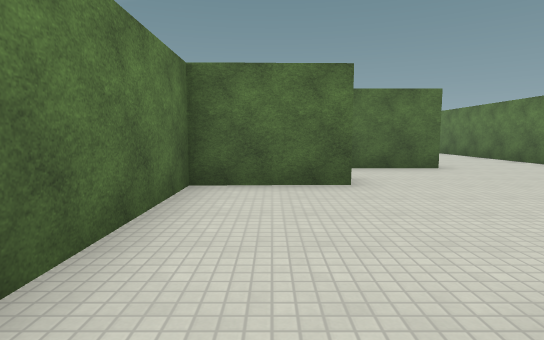
view 1 (above)

22 first-person views from a walk through a Godot game level. The camera is 1.4 m above the floor, tilts 6° down and sees 80° across. The floor is counted in squares, 2 m on a side. Each view is taken from the middle of a square. On the plan, view 1 faces up. The plan holds only what a view shows up to about 10 squares ahead; the rest is blank. The place goes on beyond the plan. Characters and animated objects are not drawn. Surface patterns are stand-ins for the level's own textures.

view 2
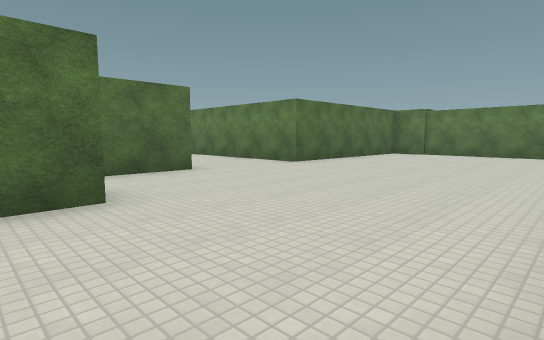

view 3
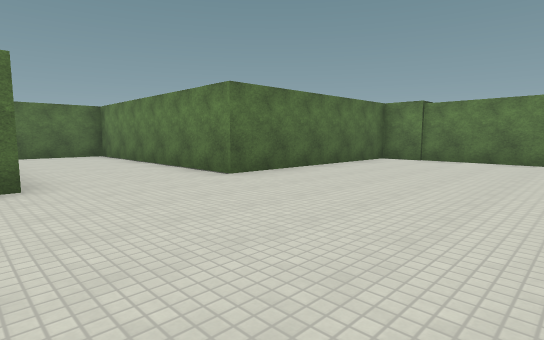

view 4
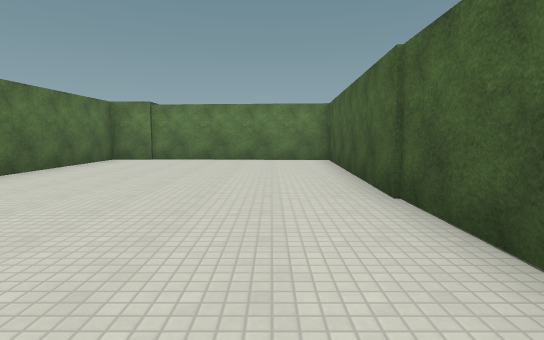

view 5
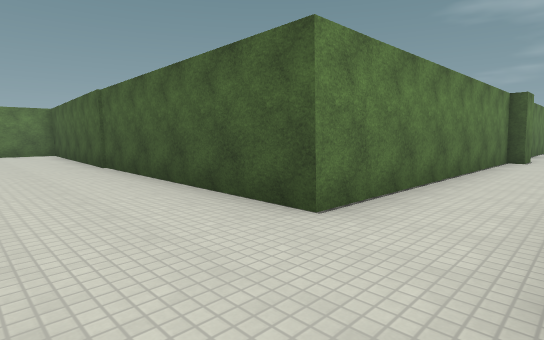

view 6
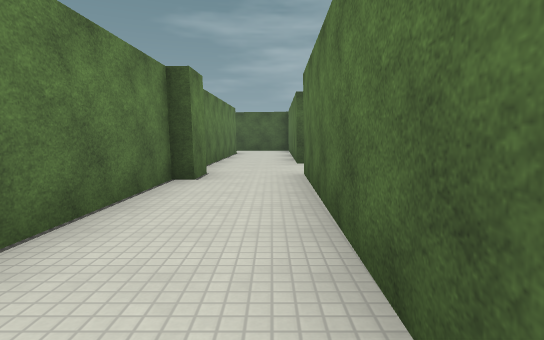

view 7
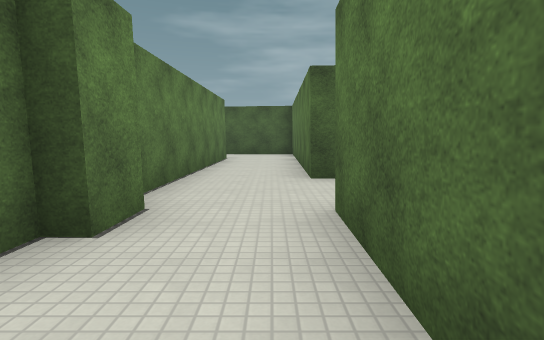

view 8
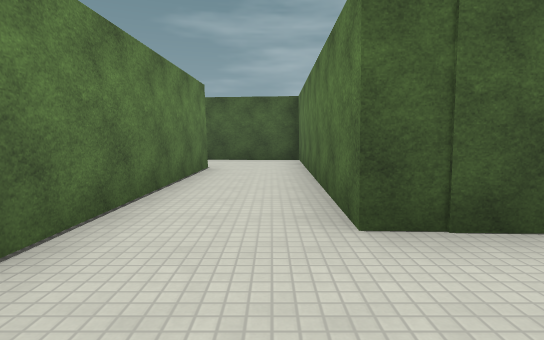

view 9
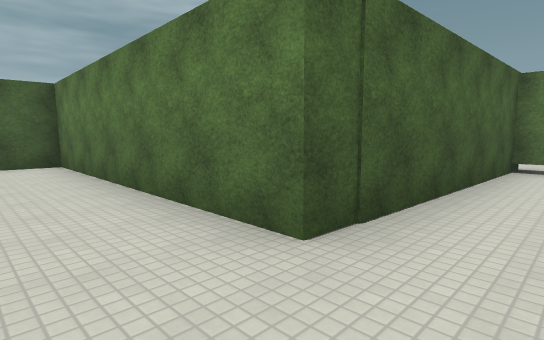

view 10
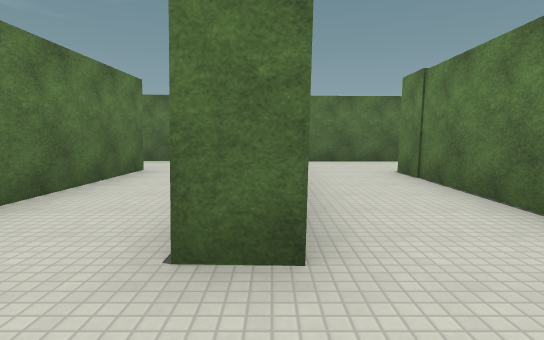

view 11
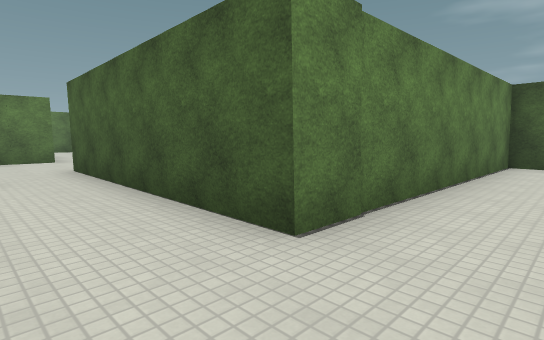

view 12
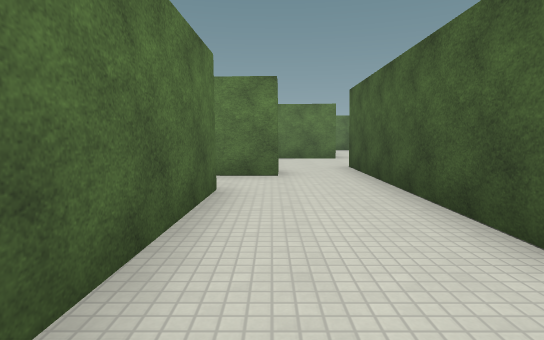

view 13
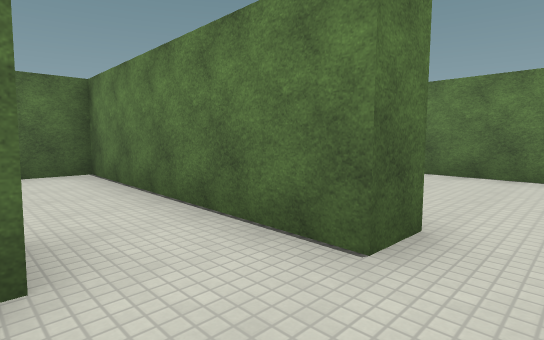

view 14
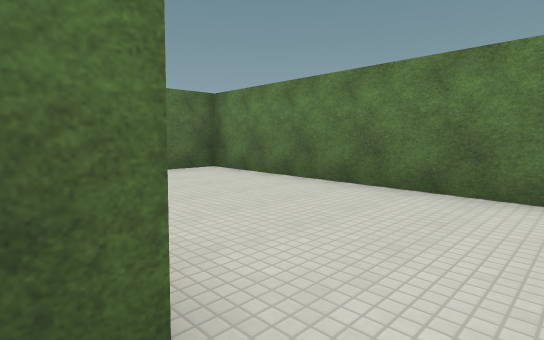

view 15
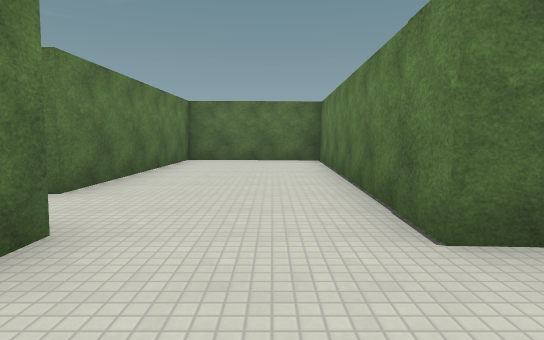

view 16
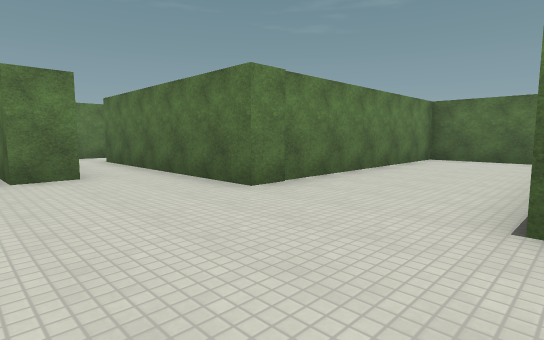

view 17
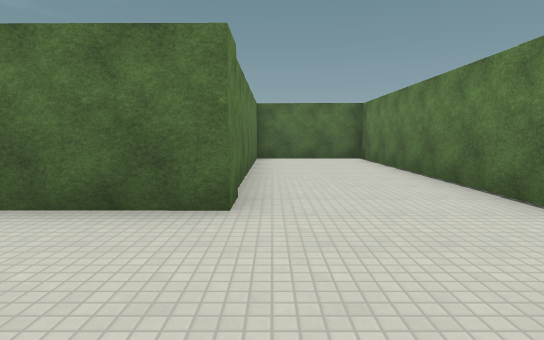

view 18
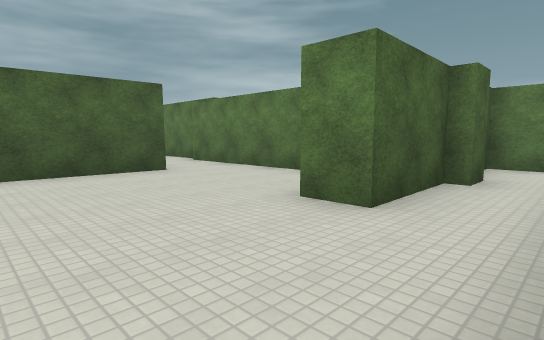

view 19
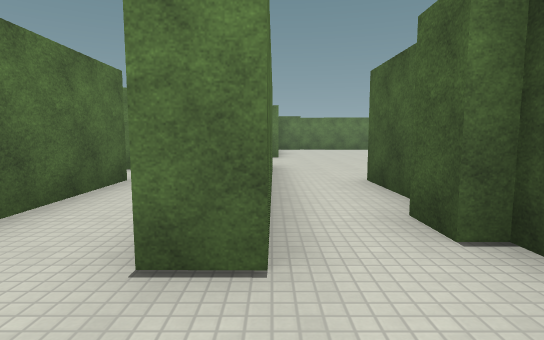

view 20
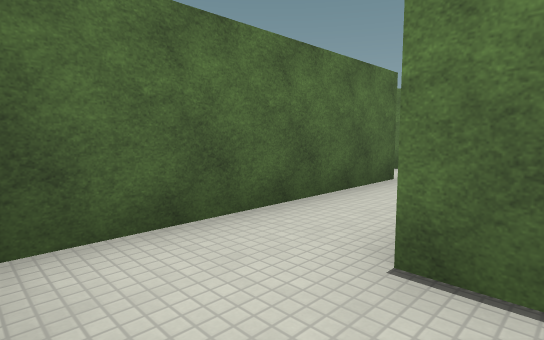

view 21
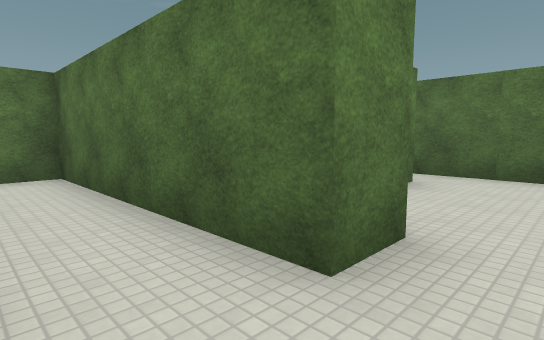

view 22
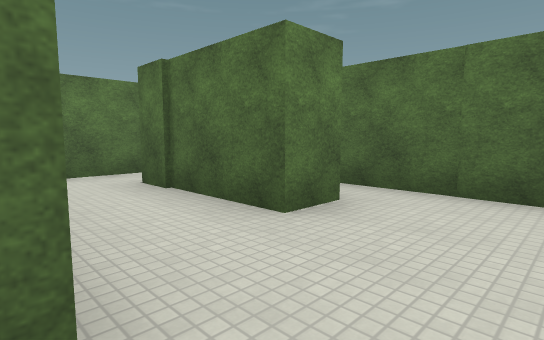

### Floor plan
Points are (right, up) in squares from view 1. A wall is a line through its corners. A room is listed if a view was taken in it or the views show most of it. See-through windows are left out.
Room 1 (views 1, 2, 3, 4, 5, 6, 7, 8, 9, 10, 16, 17, 18, 19, 20)
walls: (-1.5, -2.4) (-1.6, -8) (-2.6, -8); (-1.2, 5.4) (1.1, 5.5) (1.1, 4.6) (-1.2, 4.5) (-1.2, -1.6); (-1.9, 5.3) (-1.9, 5.8) (-1.1, 5.8); (-4.1, 6) (-4.1, 5.3); (0.2, -8.1) (0.3, -7.2) (0.6, -7.2) (0.8, 0.6) (12.5, 0.4) (12.7, 6.7) (6.7, 6.8) (6.8, 14) (3.5, 14.1) (3.6, 7) (-2.4, 7) (-2.4, 7.7); (-4.6, -10.2) (-1.6, -10.3) (-1.8, -17.5) (1, -17.6); (1.3, -15.3) (0.5, -15.3) (0.6, -8.9)
ways out: opening at (1, -16.5) to room 2; opening at (-3.5, 7) to room 4
Room 2 (views 11, 12, 13)
walls: (6.3, -8.3) (2, -8.1); (7.7, -9.1) (7.7, -7.4); (2.7, -17.7) (3.4, -17.7) (3.5, -10.7) (7.4, -10.8)
ways out: opening at (1, -16.5) to room 1; opening at (8, -10) to room 3; opening at (7, -8)
Room 3 (views 14, 15)
walls: (7.4, -10.8) (9.4, -10.8) (9.4, -11.2); (12.8, -11) (12.1, -11) (12.4, -3.8) (8.6, -3.6) (8.5, -9.1) (7.7, -9.1)
ways out: opening at (8, -10) to room 2
Room 4 (views 21, 22)
walls: (1.1, 10.3) (1.1, 9.3) (-4.2, 9.3)
ways out: opening at (-3.5, 7) to room 1; opening at (2, 10) to room 5
Room 5 (no view inside)
walls: (0, 13.1) (0, 12.1) (-2.8, 12.1); (1.7, 14.1) (-0.7, 14.1)
ways out: opening at (2, 10) to room 4; opening at (-3, 11)

Positions as (right, up) in squares from view 1, and headings:
1: (0, 0), facing up
2: (0, 1), facing up-right
3: (3, 2), facing up-right
4: (3, 2), facing right
5: (-1, 3), facing down-right
6: (-1, -2), facing down
7: (-1, -5), facing down
8: (-1, -8), facing down
9: (0, -9), facing down-left
10: (1, -17), facing up
11: (2, -9), facing down-right
12: (2, -9), facing right
13: (6, -10), facing up-right
14: (8, -10), facing up-right
15: (11, -13), facing up
16: (7, 4), facing up-left
17: (4, 4), facing up
18: (4, 7), facing down-left
19: (-4, 7), facing right
20: (-4, 7), facing up-right
21: (2, 8), facing up-left
22: (2, 10), facing up-left
